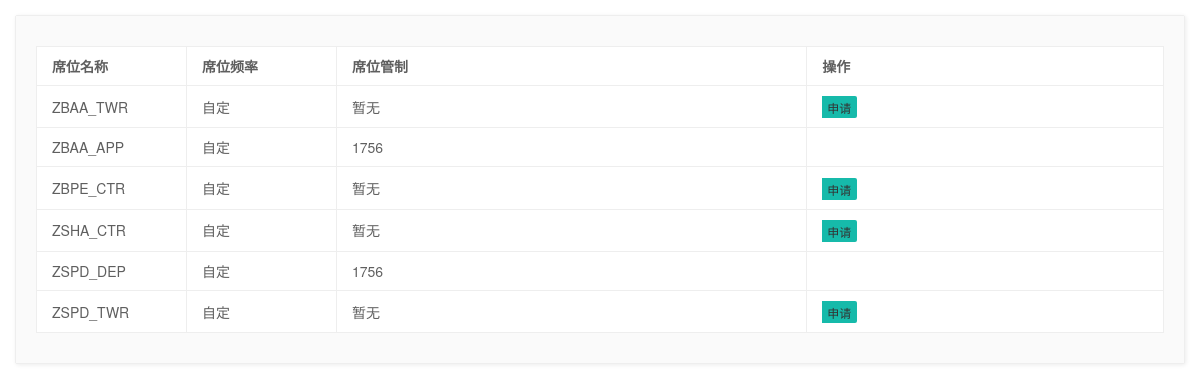
Page /atc/apply/view.php?id=2023-10-05 on the committed database.
### tables this page shows
CREATE TABLE `event` (
  `route` text NOT NULL,
  `time` text NOT NULL,
  `Publisher` text NOT NULL,
  `state` text NOT NULL,
  `dep` text NOT NULL,
  `app` text NOT NULL,
  `dep_icao` text NOT NULL,
  `app_icao` text NOT NULL,
  `takeoff_time` text NOT NULL,
  `direction` text NOT NULL,
  `atc` text NOT NULL,
  `atc_fq` text NOT NULL
);

CREATE TABLE `event_atc` (
  `time` text NOT NULL,
  `atc_user` text NOT NULL,
  `atc` text NOT NULL
);

### atc/apply/view.php (the view, shortened to what this page needs)
<!DOCTYPE html>
<html lang="en">
<?php
$id = htmlspecialchars(urldecode($_GET['id']));
?>
<head>
    <link rel="stylesheet" href="/layui/css/layui.css">
    <link rel="stylesheet" href="/css/index.css">
</head>
<body>
    <div style="padding: 15px;">
        <div class="layui-card layui-panel">
            <div class="layui-bg-gray" style="padding: 20px;">
                <table class="layui-table">
                    <colgroup>
                        <col width="150">
                        <col width="150">
                        <col>
                    </colgroup>
                    <thead>
                        <tr>
                            <th>席位名称</th>
                            <th>席位频率</th>
                            <th>席位管制</th>
                            <th>操作</th>
                        </tr>
                    </thead>
                    <tbody>
                        <?php
                        $servername = "localhost";
$username = "imp_xfex_cc";
	$password = "34M3aePXSKYSS3Bi";
	$dbname = "imp_xfex_cc";
                        $conn = new mysqli($servername, $username, $password, $dbname);
                        $sql = $conn->prepare("SELECT * FROM event WHERE time = ?;");
                        $sql->bind_param("s", $id);
                        $sql->execute();
                        $result = $sql->get_result();
                        if ($result->num_rows > 0) {
                            while ($row = $result->fetch_assoc()) {
                                $atc = $row['atc'];
                                $arr = explode(',', $atc);
                                $atc_fqs = $row['atc_fq'];
                                $arr_fqs = explode(',', $atc_fqs);
                                for ($i = 0; $i < count($arr); $i++) {
                                    echo '<tr>';
                                    echo '<td>' . $arr[$i] . '</td>';
                                    echo '<td>' . $arr_fqs[$i] . '</td>';
                                    $sql_atc = $conn->prepare("SELECT * FROM event_atc WHERE time = ? AND atc = ?;");
                                    $sql_atc->bind_param("ss", $row["time"], $arr[$i]);
                                    $sql_atc->execute();
                                    $result_atc = $sql_atc->get_result();
                                    if ($result_atc->num_rows > 0) {
                                        while ($row_atc = $result_atc->fetch_assoc()) {
                                            echo '<td>' . $row_atc['atc_user'] . '</td>';
                                            if ($row_atc['atc_user'] == $_SESSION['num']) {
                                                echo "<td>";
                                                echo '<div class="layui-btn-group">';
                                                echo '<button type="submit" class="layui-btn layui-btn-xs" data-bs-toggle="#" data-bs-target="#staticBackdrop" name="cancel"><a href="./cancel.php?id=' . urlencode($row['time']) . '">取消报名</a></button>';
                                                echo "</div>";
                                                echo "</td>";
                                            } else {
                                                echo "<td></td>";
                                            }
                                        }
                                    } else {
                                        echo '<td>' . '暂无' . '</td>';
                                        echo "<td>";
                                                echo '<div class="layui-btn-group">';
                                                echo '<button type="submit" class="layui-btn layui-btn-xs" data-bs-toggle="#" data-bs-target="#staticBackdrop" name="watch"><a href="./apply.php?id=' . urlencode($row['time']) . '&name=' . urlencode($arr[$i]) . '&fq=' . urlencode($arr_fqs[$i]) . '">申请</a></button>';
                                                echo "</div>";
                                                echo "</td>";
                                    }
                                    echo '</tr>';
                                }
                            }
                        } else {
                            echo '<tr>';
                            echo '<td colspan="4" align="center">没有人报名</td>';
                            echo '</tr>';
                        }
                        ?>
                    </tbody>
                </table>
            </div>
        </div>
    </div>
</body>
</html>

### rows in the picture
event: atc "ZBAA_TWR", atc_fq "自定", atc "ZBAA_APP", atc "ZBPE_CTR", atc "ZSHA_CTR", atc "ZSPD_DEP", atc "ZSPD_TWR"
event_atc: atc_user "1756"
event_atc: atc_user "1756"
